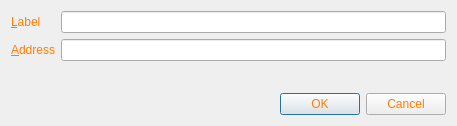
<?xml version="1.0" encoding="UTF-8"?>
<ui version="4.0">
 <class>EditAddressDialog</class>
 <widget class="QDialog" name="EditAddressDialog">
  <property name="geometry">
   <rect>
    <x>0</x>
    <y>0</y>
    <width>457</width>
    <height>126</height>
   </rect>
  </property>
  <property name="windowTitle">
   <string>Edit Address</string>
  </property>
  <property name="styleSheet">
   <string notr="true">background-image: url(:/images/bkg2);
color: rgb(255, 127, 0);</string>
  </property>
  <layout class="QVBoxLayout" name="verticalLayout">
   <item>
    <layout class="QFormLayout" name="formLayout">
     <property name="fieldGrowthPolicy">
      <enum>QFormLayout::AllNonFixedFieldsGrow</enum>
     </property>
     <item row="0" column="0">
      <widget class="QLabel" name="label">
       <property name="text">
        <string>&amp;Label</string>
       </property>
       <property name="buddy">
        <cstring>labelEdit</cstring>
       </property>
      </widget>
     </item>
     <item row="0" column="1">
      <widget class="QLineEdit" name="labelEdit">
       <property name="toolTip">
        <string>The label associated with this address book entry</string>
       </property>
      </widget>
     </item>
     <item row="1" column="0">
      <widget class="QLabel" name="label_2">
       <property name="text">
        <string>&amp;Address</string>
       </property>
       <property name="buddy">
        <cstring>addressEdit</cstring>
       </property>
      </widget>
     </item>
     <item row="1" column="1">
      <widget class="QLineEdit" name="addressEdit">
       <property name="toolTip">
        <string>The address associated with this address book entry. This can only be modified for sending addresses.</string>
       </property>
      </widget>
     </item>
    </layout>
   </item>
   <item>
    <widget class="QDialogButtonBox" name="buttonBox">
     <property name="orientation">
      <enum>Qt::Horizontal</enum>
     </property>
     <property name="standardButtons">
      <set>QDialogButtonBox::Cancel|QDialogButtonBox::Ok</set>
     </property>
    </widget>
   </item>
  </layout>
 </widget>
 <resources/>
 <connections>
  <connection>
   <sender>buttonBox</sender>
   <signal>accepted()</signal>
   <receiver>EditAddressDialog</receiver>
   <slot>accept()</slot>
   <hints>
    <hint type="sourcelabel">
     <x>248</x>
     <y>254</y>
    </hint>
    <hint type="destinationlabel">
     <x>157</x>
     <y>274</y>
    </hint>
   </hints>
  </connection>
  <connection>
   <sender>buttonBox</sender>
   <signal>rejected()</signal>
   <receiver>EditAddressDialog</receiver>
   <slot>reject()</slot>
   <hints>
    <hint type="sourcelabel">
     <x>316</x>
     <y>260</y>
    </hint>
    <hint type="destinationlabel">
     <x>286</x>
     <y>274</y>
    </hint>
   </hints>
  </connection>
 </connections>
</ui>
